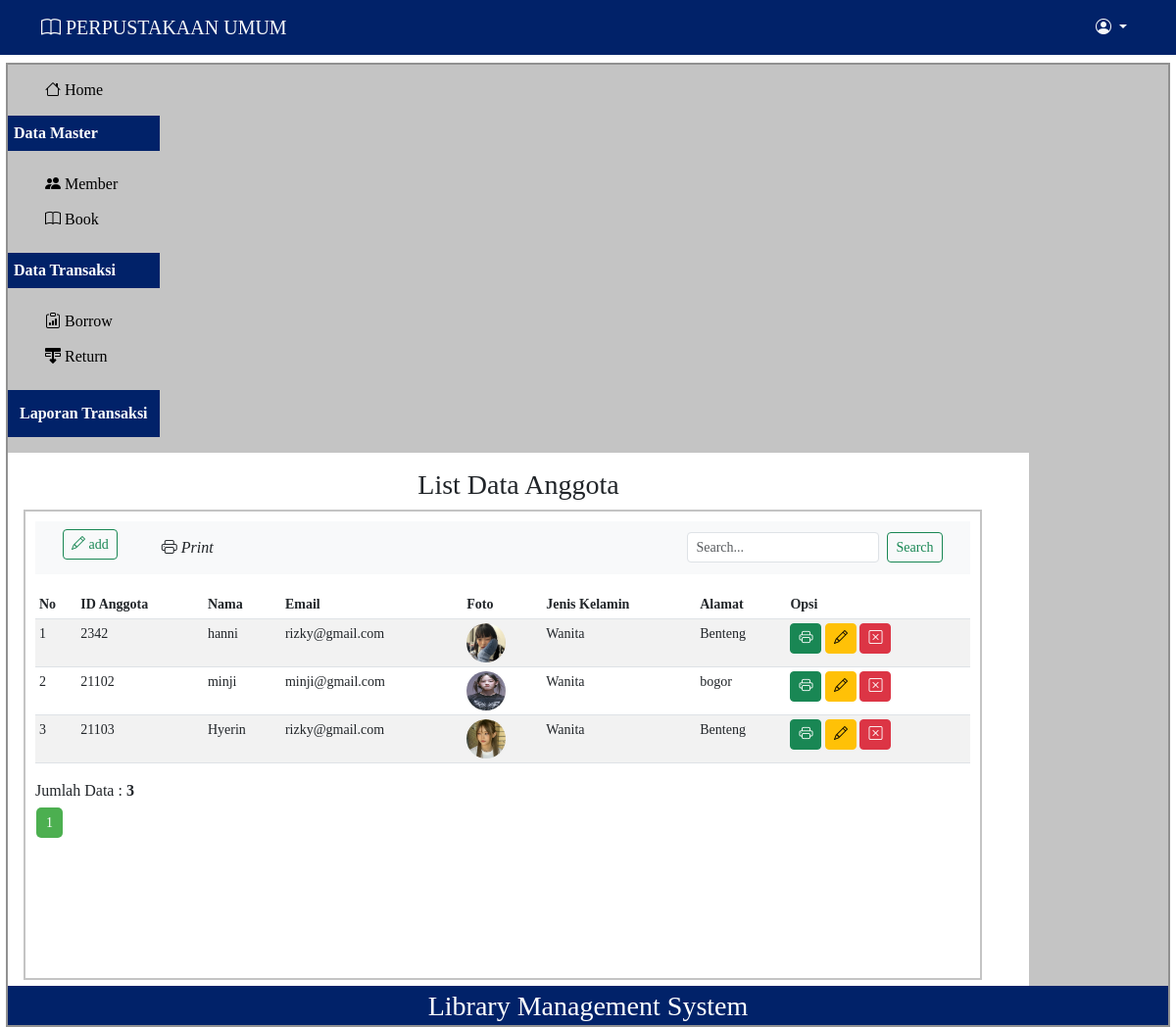
The page /index.php?p=anggota (signed in) on the database its author committed.
### tables this page shows
CREATE TABLE `tbanggota` (
  `idanggota` int(10) NOT NULL,
  `nama` varchar(30) NOT NULL,
  `email` varchar(50) NOT NULL,
  `jeniskelamin` varchar(10) NOT NULL,
  `alamat` varchar(40) NOT NULL,
  `status` varchar(20) NOT NULL,
  `foto` varchar(35) NOT NULL
);

### pages/anggota.php (the view, shortened to what this page needs)
<div id="label-page">
   <h3>List Data Anggota</h3>
</div>
<div id="content">
   <nav class="navbar navbar-expand-lg bg-body-tertiary mb-3">
      <div class="container-fluid">
         <div class="collapse navbar-collapse" id="navbarSupportedContent">
            <ul class="navbar-nav me-auto mb-lg-0">
               <li class="nav-item mx-3">
                  <a href="index.php?p=anggota-input" class="btn btn-sm btn-outline-success" aria-current="page"><i class="bi bi-pencil"></i> add</a>
               </li>
               <li class="nav-item mx-3">
                  <a target="_blank" href="pages/cetak.php" class="btn btn-tertiary">
                     <i class="bi bi-printer"> Print</i>
                  </a>
               </li>
            </ul>
            <form action="" class="d-flex mx-3" method="post">
               <input type="text" class="form-control form-control-sm me-2" name="pencarian" autocomplete="off" placeholder="Search...">
               <button class="btn btn-sm btn-outline-success" type="submit" name="search" value="search">Search</button>
            </form>
         </div>
      </div>
   </nav>
   <div class="table-responsive small">
      <table class="table table-striped table-sm">
         <thead>
            <tr>
               <th scope="col">No</th>
               <th scope="col">ID Anggota</th>
               <th scope="col">Nama</th>
               <th scope="col">Email</th>
               <th scope="col">Foto</th>
               <th scope="col">Jenis Kelamin</th>
               <th scope="col">Alamat</th>
               <th scope="col">Opsi</th>
            </tr>
         </thead>
         <?php
         $batas = 10;
         extract($_GET);
         if (empty($hal)) {
            $posisi = 0;
            $hal = 1;
            $nomor = 1;
         } else {
            $posisi = ($hal - 1) * $batas;
            $nomor = $posisi + 1;
         }
         if ($_SERVER['REQUEST_METHOD'] == "POST") {
            $pencarian = trim(mysqli_real_escape_string($db, $_POST['pencarian']));
            if ($pencarian != "") {
               $sql = "SELECT * FROM tbanggota WHERE nama LIKE '%$pencarian%'
						OR idanggota LIKE '%$pencarian%'
						OR jeniskelamin LIKE '%$pencarian%'
						OR alamat LIKE '%$pencarian%'";
               $query = $sql;
               $queryJml = $sql;
            } else {
               $query = "SELECT * FROM tbanggota LIMIT $posisi, $batas";
               $queryJml = "SELECT * FROM tbanggota";
               $no = $posisi * 1;
            }
         } else {
            $query = "SELECT * FROM tbanggota LIMIT $posisi, $batas";
            $queryJml = "SELECT * FROM tbanggota";
         }
         $q_tampil_anggota = mysqli_query($db, $query);
         if (mysqli_num_rows($q_tampil_anggota) > 0) {
            while ($r_tampil_anggota = mysqli_fetch_array($q_tampil_anggota)) {
               if (empty($r_tampil_anggota['foto']) or ($r_tampil_anggota['foto'] == '-'))
                  $foto = "admin-no-photo.jpg";
               else
                  $foto = $r_tampil_anggota['foto'];
         ?>
               <tr>
                  <td><?php echo $nomor; ?></td>
                  <td><?php echo $r_tampil_anggota['idanggota']; ?></td>
                  <td><?php echo $r_tampil_anggota['nama']; ?></td>
                  <td><?php echo $r_tampil_anggota['email']; ?></td>
                  <td><img class="img rounded-circle" src="images/<?php echo $foto; ?>" width=40px height=40px></td>
                  <td><?php echo $r_tampil_anggota['jeniskelamin']; ?></td>
                  <td><?php echo $r_tampil_anggota['alamat']; ?></td>
                  <td>
                     <a target="_blank" class="btn btn-sm btn-success" href="pages/cetak_kartu.php?id=<?php echo $r_tampil_anggota['idanggota']; ?>"><i class="bi bi-printer"></i></a>
                     <a class="btn btn-sm btn-warning" href="index.php?p=anggota-edit&id=<?php echo $r_tampil_anggota['idanggota']; ?>"><i class="bi bi-pencil"></i></a>
                     <a class="btn btn-sm btn-danger" href="proses/anggota-hapus.php?id=<?php echo $r_tampil_anggota['idanggota']; ?>" onclick="return confirm ('Apakah Anda Yakin Akan Menghapus Data Ini?')"><i class="bi bi-x-square"></i></a>
                  </td>
               </tr>
         <?php $nomor++;
            }
         } else {
            echo "<tr><td colspan=6>Data Tidak Ditemukan</td></tr>";
         } ?>
      </table>
   </div>
   <?php
   if (isset($_POST['pencarian'])) {
      if ($_POST['pencarian'] != '') {
         echo "<div style=\"float:left;\">";
         $jml = mysqli_num_rows(mysqli_query($db, $queryJml));
         echo "Data Hasil Pencarian: <b>$jml</b>";
         echo "</div>";
      }
   } else { ?>
      <div>
         <?php
         $jml = mysqli_num_rows(mysqli_query($db, $queryJml));
         echo "Jumlah Data : <b>$jml</b>";
         ?>
      </div>
      <div class="pagination btn btn-sm">
         <?php
         $jml_hal = ceil($jml / $batas);
         for ($i = 1; $i <= $jml_hal; $i++) {
            if ($i != $hal) {
               echo "<a href=\"?p=anggota&hal=$i\">$i</a>";
            } else {
               echo "<a class=\"active\">$i</a>";
            }
         }
         ?>
      </div>
   <?php
   }
   ?>
</div>

### index.php (shortened to what this page needs)
<?php
if (isset($_SESSION['auth'])) {
?>
   <!doctype html>
   <html>
   <head>
      <link rel="stylesheet" href="css/style.css">
      <link href="https://cdn.jsdelivr.net/npm/bootstrap@5.3.0/dist/css/bootstrap.min.css" rel="stylesheet">
      <link rel="stylesheet" href="https://cdn.jsdelivr.net/npm/bootstrap-icons@1.10.5/font/bootstrap-icons.css">
   </head>
   <body style="font-family: 'Times New Roman', Times, serif; ">
      <nav class="navbar navbar-expand mb-2">
         <div class="container">
            <div class="d-flex">
               <a class="navbar-brand text-light" href="#"><i class="bi bi-book"></i> PERPUSTAKAAN UMUM</a>
            </div>
            <div class="navbar-collapse justify-content-end">
               <ul class="navbar-nav">
                  <li class="nav-item dropdown">
                     <a class="nav-link dropdown-toggle text-light" role="button" data-bs-toggle="dropdown" aria-expanded="false"><i class="bi bi-person-circle"></i>
                     </a>
                  </li>
               </ul>
            </div>
         </div>
      </nav>
      <div id="container">
         <div id="sidebar">
            <ul class="my-2">
               <li>
                  <a href="index.php?p=beranda"><i class="bi bi-house"></i> Home</a>
               </li>
            </ul>
            <p class="label-navigasi">Data Master</p>
            <ul>
               <li><a href="index.php?p=anggota"><i class="bi bi-people-fill"></i> Member</a></li>
               <li><a href="index.php?p=buku"><i class="bi bi-book"></i> Book</a></li>
            </ul>
            <p class="label-navigasi">Data Transaksi</p>
            <ul>
               <li><a href="index.php?p=listborrow"><i class="bi bi-clipboard-data"></i> Borrow</a></li>
               <li><a href="index.php?p=listreturn"><i class="bi bi-layer-backward"></i> Return</a></li>
            </ul>
            <p class="label-navigasi" style="color: white;"><a href="index.php?p=transaksi-peminjaman" style="color: white;">Laporan Transaksi</a></p>
         </div>
         <div id="content-container">
            <div class="container p-3">
               <?php
               $pages_dir = 'pages';
               if (!empty($_GET['p'])) {
                  $pages = scandir($pages_dir, 0);
                  unset($pages[0], $pages[1]);
                  $p = $_GET['p'];
                  if (in_array($p . '.php', $pages)) {
                     include($pages_dir . '/' . $p . '.php');
                  } else {
                     echo 'Halaman Tidak Ditemukan';
                  }
               } else {
                  include($pages_dir . '/beranda.php');
               }
               ?>
            </div>
         </div>
         <div id="footer" style="height: 40px;">
            <h3>Library Management System</h3>
         </div>
      </div>
   </body>
   </html>
<?php
} else {
   echo "<script>
		alert('Anda Harus Login Dahulu!');
	</script>";
   header('location:login.php');
}
?>

### css/style.css (style rules this page uses)
* { margin: 0; padding: 0; }
body { height: 100vh; }
#container { width: 99%; margin: 0px auto; border: 2px solid #919191; background-color: #c4c4c4; height: auto; }
.navbar { background-color: #012269; }
.label-navigasi { background-color: #012269; padding: 6px; color: white; font-weight: bold; }
#footer { width: auto; height: 40px; clear: both; text-align: center; padding: 4px; background-color: #012269; color: #fff; }
.pagination { display: inline-block; }
.pagination a { color: black; float: left; padding: 5px 10px; text-decoration: none; }
.pagination a.active { background-color: #4caf50; color: white; border-radius: 5px; }
#sidebar { float: left; }
#sidebar ul { list-style: none; }
#sidebar a:link, #sidebar a:visited { color: black; text-decoration: none; display: block; padding: 6px; }
#content-container { float: left; width: 88%; background-color: #fff; }
#content { float: left; width: 96.8%; min-height: 480px; border: 2px solid #c4c4c4; padding: 10px; margin-bottom: 6px; }
#label-page { text-align: center; }

### rows shown on the page
tbanggota: idanggota "2342", nama "hanni", email "rizky@gmail.com", foto (picture), jeniskelamin "Wanita", alamat "Benteng"
tbanggota: idanggota "21102", nama "minji", email "minji@gmail.com", foto (picture), jeniskelamin "Wanita", alamat "bogor"
tbanggota: idanggota "21103", nama "Hyerin", email "rizky@gmail.com", foto (picture), jeniskelamin "Wanita", alamat "Benteng"

### other values the page prints
$jml "3"
